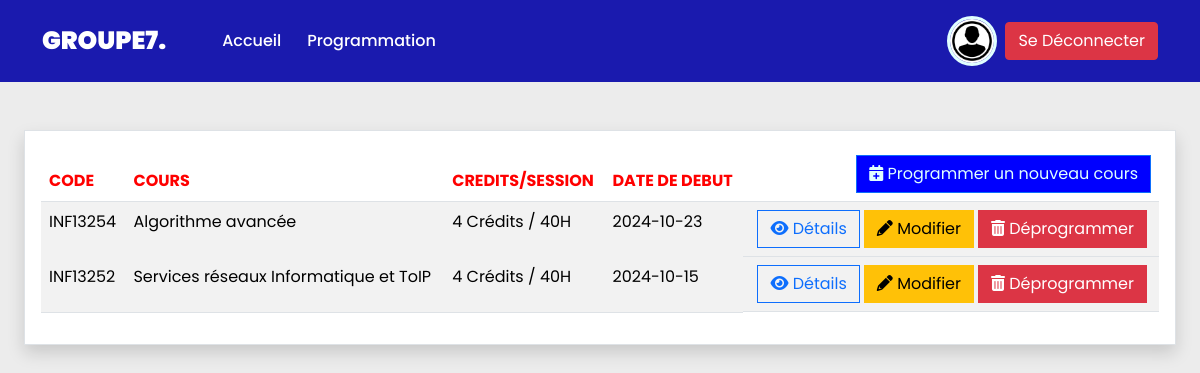
Page /index.php (signed in) on the earlier database version.
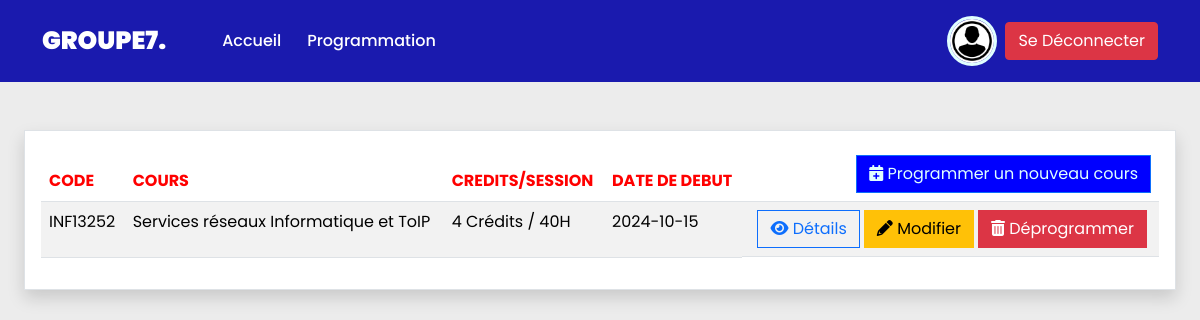
Same page on the later database version.
### tables this page shows
CREATE TABLE IF NOT EXISTS `programmation` (
  `id` int NOT NULL AUTO_INCREMENT,
  `cours` varchar(120) NOT NULL,
  `date` date NOT NULL,
  `heure` time NOT NULL,
  `type` varchar(1) NOT NULL,
  `description` varchar(85) NOT NULL,
  PRIMARY KEY (`id`,`cours`),
  KEY `fk_cours` (`cours`)
);

CREATE TABLE IF NOT EXISTS `cours` (
  `id` varchar(8) NOT NULL,
  `nom` varchar(120) NOT NULL,
  `credits` int NOT NULL,
  `professeur` int NOT NULL,
  PRIMARY KEY (`id`),
  KEY `fk_professeur` (`professeur`)
);

### Index.php (the view, shortened to what this page needs)
<?php
require_once "./Base_De_Donnees.php";
if (!isset($_SESSION['auth'])) {
    $_SESSION['message'] = "Veuillez-vous connecter";
    header('Location: Connexion.php');
    exit();
}else {
    $programmation = $pdo->query("SELECT
        programmation.id,
        programmation.cours AS code,
        programmation.date,
        programmation.heure,
        programmation.description,
        cours.nom AS cours,
        cours.credits,
        professeurs.nom AS nomProfesseur,
        professeurs.prenom AS nomProfesseur
    FROM programmation
    JOIN cours ON programmation.cours = cours.id
    JOIN professeurs ON cours.professeur = professeurs.id
    ORDER BY programmation.id DESC LIMIT 5");
    $CoursProgrammes = $programmation->fetchAll();
}
?>
<!DOCTYPE html>
<html lang="en">
<head>
    <link rel="stylesheet" type="text/css" href="./bootstrap/css/bootstrap.min.css">
    <link rel="stylesheet" href="https://cdnjs.cloudflare.com/ajax/libs/font-awesome/6.0.0-beta3/css/all.min.css">
    <link rel="stylesheet" href="https://cdnjs.cloudflare.com/ajax/libs/animate.css/4.1.1/animate.min.css" />
    <link rel="stylesheet" href="./style.css?v=<?php echo time(); ?>">
</head>
<body>
    <?php require_once './navbar.php' ?>
    <div style="min-height: 50vh !important;"
        class="custom-container d-flex align-items-start justify-content-center mt-5">
        <div class="row border p-3 bg-white shadow w-100">
            <table id="t_article" class="table table-striped w-100">
                <thead>
                    <tr>
                        <th style="color:red;">CODE</th>
                        <th style="color:red;">COURS</th>
                        <th style="color:red;">CREDITS/SESSION</th>
                        <th style="color:red;">DATE DE DEBUT</th>
                        <th class="options">
                            <?php if(isset($_SESSION['role']) && $_SESSION['role'] == 'admin'): ?>
                            <a style="background-color: blue !important; color: #e0ffff;"
                                class='btn btn-outline-primary btn-xs rounded-0' href="./Programmer_Un_Cours.php"> <i
                                    class="fas fa-calendar-plus" title="Programmer"></i> Programmer un nouveau cours</a>
                            <?php endif;?>
                        </th>
                    </tr>
                </thead>
                <tbody>
                    <?php if ($programmation->rowCount() > 0): ?>
                    <?php foreach( $CoursProgrammes as $CoursProgramme): ?>
                    <tr style="position:relative; z-index:1;">
                        <td><?= $CoursProgramme['code'] ?></td>
                        <td>
                            <?php
                                echo $CoursProgramme['cours'];
                            ?>
                        </td>
                        <td><?= $CoursProgramme['credits'] ?> Crédits / <?= $CoursProgramme['credits'] ?>0H</td>
                        <td><?= $CoursProgramme['date'] ?></td>
                        <td class="options d-flex justify-content-end">
                            <button type="button" class='btn btn-outline-primary btn-xs rounded-0 me-1'
                                id="display-details" onclick="displayDetails(<?= $CoursProgramme['id'] ?>);"><i
                                    class="fas fa-eye" title="Voir les détails"></i> Détails</button>
                            <?php if(isset($_SESSION['role']) && $_SESSION['role'] == 'admin'): ?>
                            <a class='btn btn-warning btn-xs rounded-0 me-1' id="modifier"
                                href="./Modifier_Un_Cours.php?id=<?= $CoursProgramme['id'] ?>"><i
                                    class="fas fa-pencil-alt" title="Modifier"></i> Modifier</a>
                            <button class='btn btn-danger btn-xs rounded-0 me-1' onclick="
                                Swal.fire({
                                    title: 'Êtes-vous sûr ?',
                                    text: 'Action irréversible!',
                                    icon: 'warning',
                                    customClass: 'custom-swal',
                                    showCancelButton: true,
                                    confirmButtonColor: '#d33',
                                    cancelButtonColor: '#3085d6',
                                    confirmButtonText: 'Confirmer',
                                    cancelButtonText: 'Annuler'
                                }).then((result) => {
                                    if (result.isConfirmed) {
                                        window.location.href = './Deprogrammer_Un_Cours.php?id=<?=$CoursProgramme['id']?>';
                                    }
                                });
                            ">
                                <i class="fas fa-trash-alt" title="Supprimer"></i> Déprogrammer</button>
                            <?php endif;?>
                        </td>
                    </tr>
                    <?php endforeach;?>
                    <?php endif;?>
                </tbody>
            </table>
        </div>
    </div>
</body>
</html>

### navbar.php (shortened to what this page needs)
<nav class="navbar navbar-expand-lg bg-nav">
    <div class="container">
        <a style="font-weight: 900 !important; font-size: 25px;" class="navbar-brand text-white me-5"
            href="./Index.php">GROUPE7.</a>
        <div class="collapse navbar-collapse" id="navbarSupportedContent">
            <ul class="navbar-nav me-auto mb-2 mb-lg-0">
                <li class="nav-item">
                    <a style="margin-right: 10px; font-weight: 500;" class="nav-link text-white active"
                        aria-current="page" href="./Index.php">Accueil</a>
                </li>
                <li class="nav-item">
                    <a style="font-weight: 500;" class="nav-link text-white" href="#">Programmation</a>
                </li>
            </ul>
            <ul class="navbar-nav ms-auto mb-2 mb-lg-0 d-flex align-items-center">
                <?php if(isset($_SESSION['auth'])): ?>
                <li class="nav-item">
                    <a class="profil nav-link text-white d-flex align-items-center" href="./profil.php">
                        <div
                            style="width: 50px; height: 50px; border-radius: 50%; border: 3px #e0ffff solid; background: transparent; overflow:hidden;">
                            <img src="./profils/<?=$_SESSION['profil']?>" class="img-fluid" alt="profil"
                                style="background: white;">
                        </div>
                    </a>
                </li>
                <li class="nav-item">
                    <form action="" method="post">
                        <button type="submit" name="deconnecter" class='btn btn-danger btn-xs rounded-1'>Se
                            Déconnecter</button>
                    </form>
                </li>
                <?php endif;?>
            </ul>
        </div>
    </div>
</nav>

### style.css (style rules this page uses)
body { font-family: "Poppins", sans-serif; background: #ececec; }
.custom-container { width: 100%; margin-right: auto; margin-left: auto; padding-left: 2%; padding-right: 2%; }
.bg-nav { background-color: rgb(26, 26, 174) !important; }
::placeholder { font-size: 16px; }
.options { text-align: right; }
table, th, td { border-collapse: collapse; }
table { width: 100%; }
th, td { text-align: left; }

Differences in the rows shown:
removed programmation: cours "INF13254", cours.nom "Algorithme avancée", cours.credits "4", date "2024-10-23"
